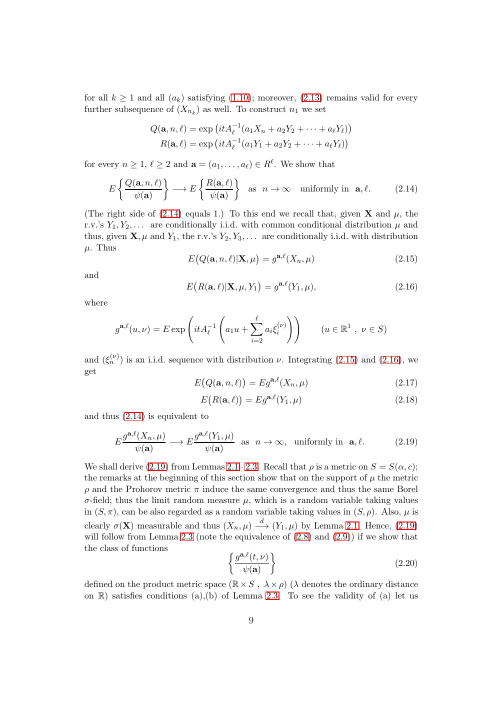
#> input picture packets/fa_banach_001_counterexamples_1707.08890_1707.08890_weighted_stable_domain_obstructions/files/figures/source_page-09.png, 992 x 1404 px, found by its file name (shown at 1/2 size)
$ python crop_open_problem.py
#> lines starting #> are read from the running program, lines starting #| are printed output that depends on the picture; pictures that were not available may be replaced by others from this repository, and a replacement may not be noted
#!/usr/bin/env python3
"""Crop the theorem hypotheses and open boundedness question from source pages."""

from pathlib import Path

from PIL import Image


ROOT = Path(__file__).resolve().parents[1]
FIGURES = ROOT / "figures"


def crop(source: str, box: tuple[int, int, int, int], output: str) -> None:
#> called with source = 'source_page-09.png', box = (235, 700, 1305, 1885), output = 'theorem_hypotheses_crop.png'
    image = Image.open(FIGURES / source)
#> image is the input picture: PIL image 992x1404 RGB; mean R, G, B 249.1, 248.7, 248.7
    image.crop(box).save(FIGURES / output)
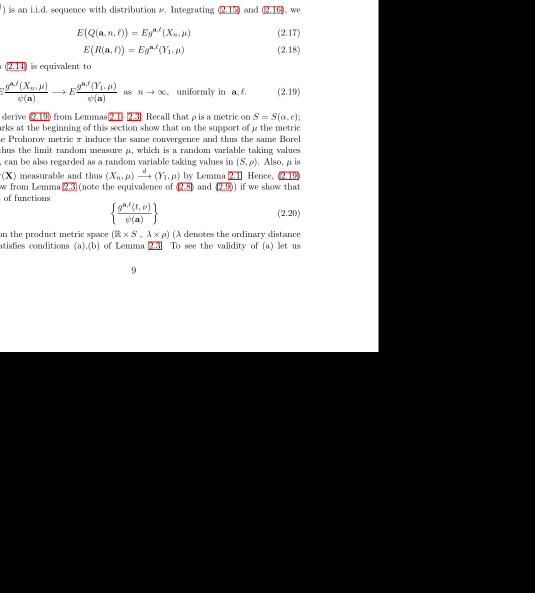
#> saved as theorem_hypotheses_crop.png: PIL image 1070x1185 RGB (shown at 1/2 size); mean R, G, B 103.8, 103.5, 103.5


def main() -> None:
    # Rendered at 180 dpi from source_paper.pdf.  The first crop gives all of
    # Theorem 3.3's assumptions and the definitions of the auxiliary operators.
    crop(
        "source_page-09.png",
        (235, 700, 1305, 1885),
        "theorem_hypotheses_crop.png",
    )
    # The second crop includes the end of the mutual-adjoint proof and the
    # complete paragraph that explicitly leaves boundedness open.
    crop(
        "source_page-10.png",
        (235, 720, 1305, 1345),
        "open_question_crop.png",
    )
#> call 2 of crop, with source = 'source_page-10.png', box = (235, 720, 1305, 1345), output = 'open_question_crop.png'
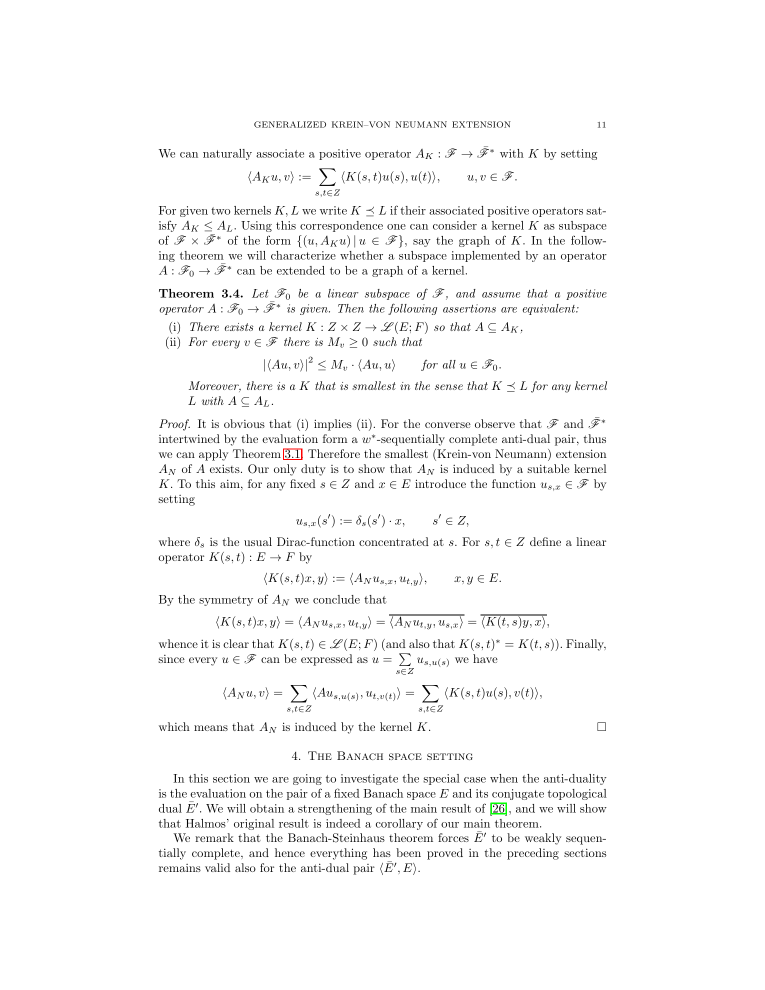
#> input picture packets/fa_banach_001_full_1810.02619_1810.02619_auxiliary_operators_always_bounded/files/figures/source_page-11.png, 1530 x 1980 px, given in place of source_page-10.png, which was not available (shown at 1/2 size)
#> in crop, image is the input picture: PIL image 1530x1980 RGB; mean R, G, B 248.4, 248.4, 248.4
#> in crop (call 2), `image.crop(box).save(FIGURES / output)`:
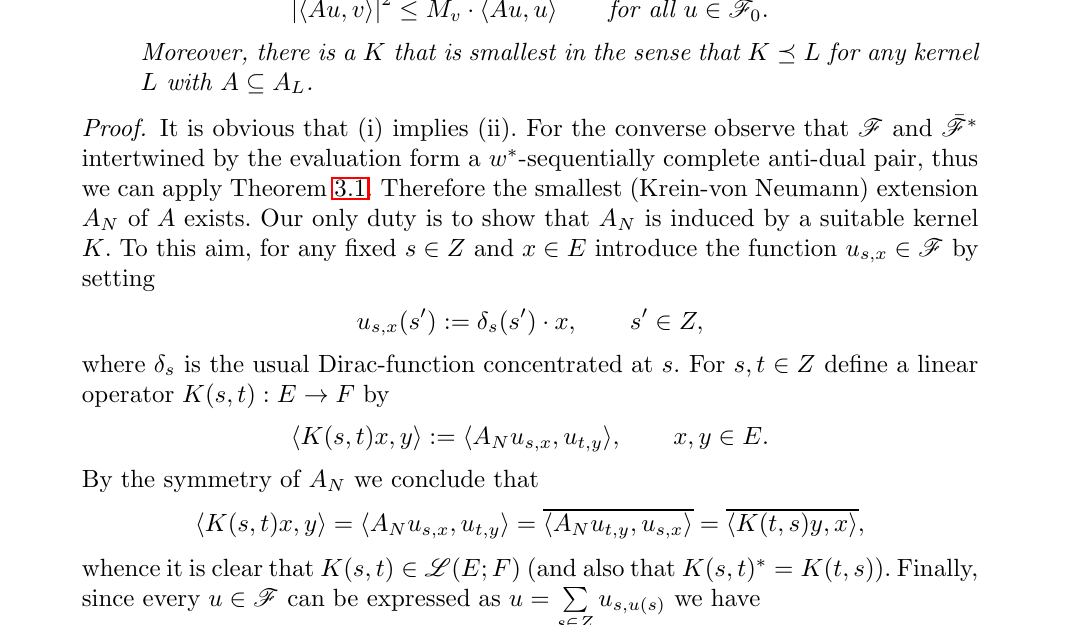
#> saved as open_question_crop.png: PIL image 1070x625 RGB; mean R, G, B 243.5, 243.4, 243.4
    print("wrote theorem_hypotheses_crop.png and open_question_crop.png")


if __name__ == "__main__":
    main()
